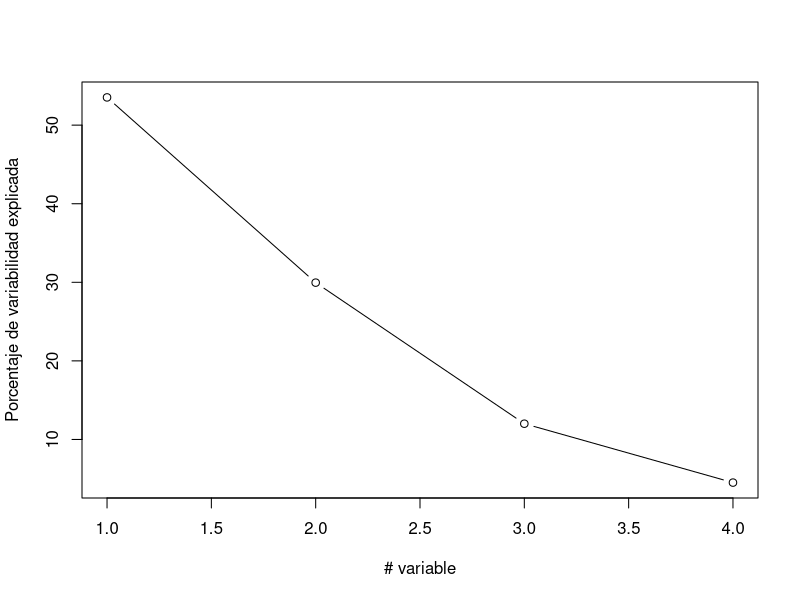
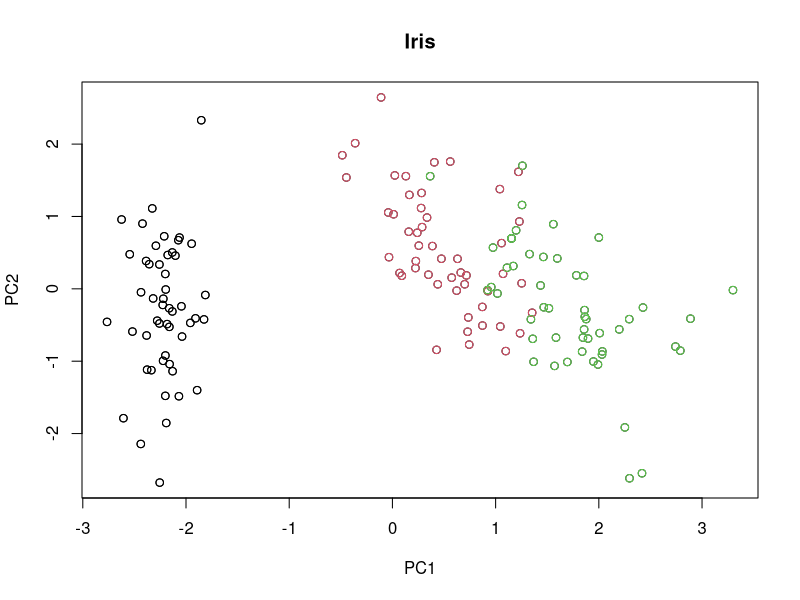
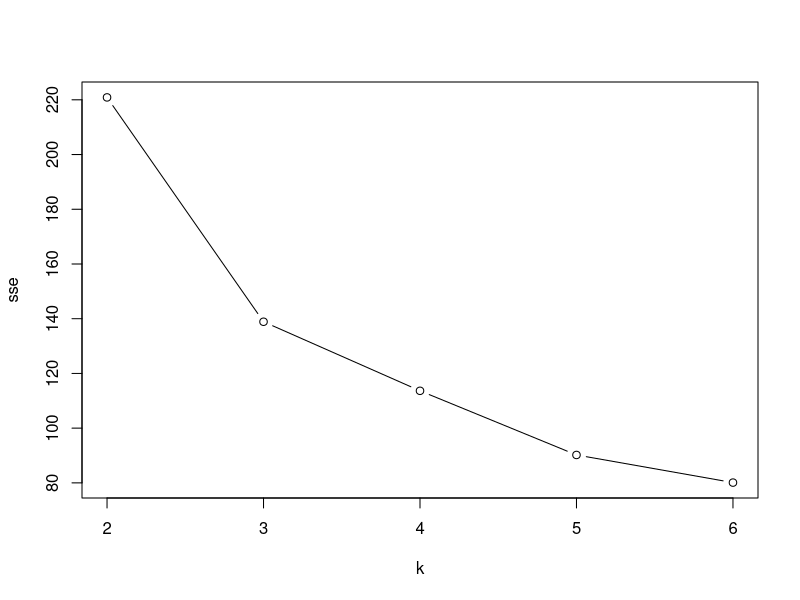
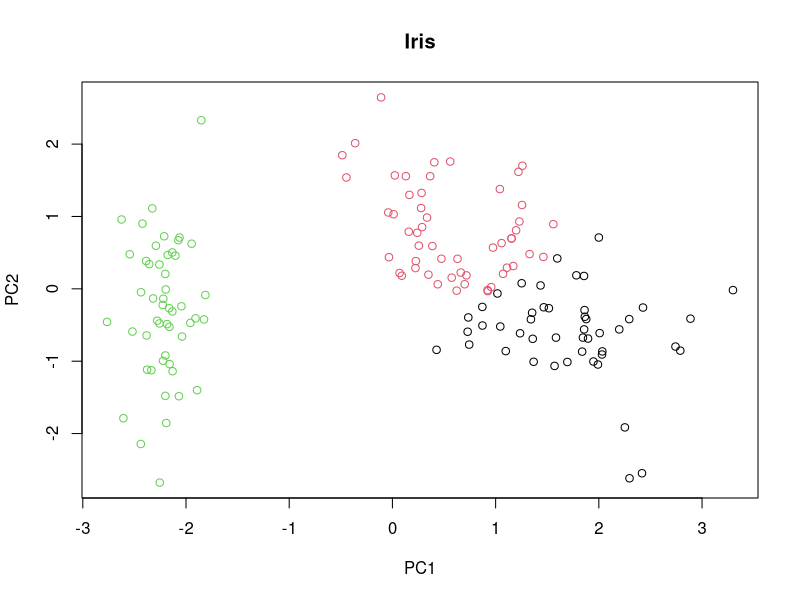
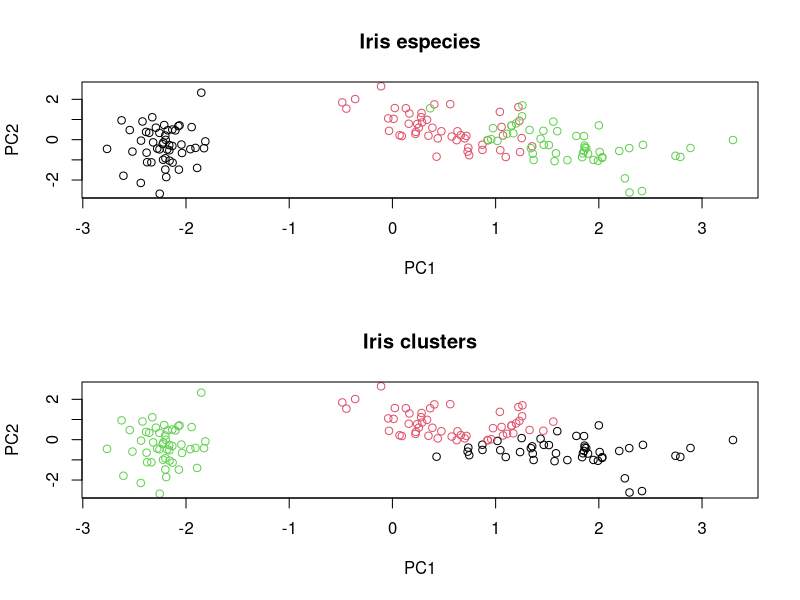
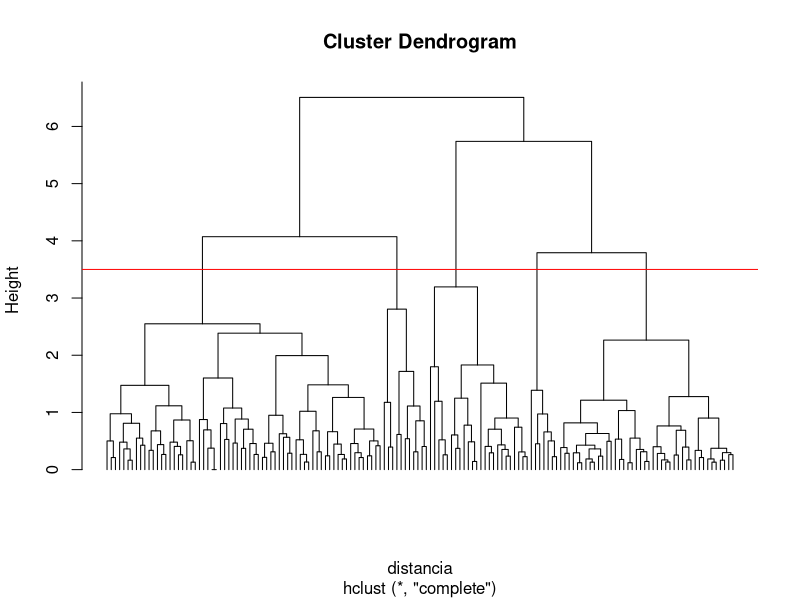
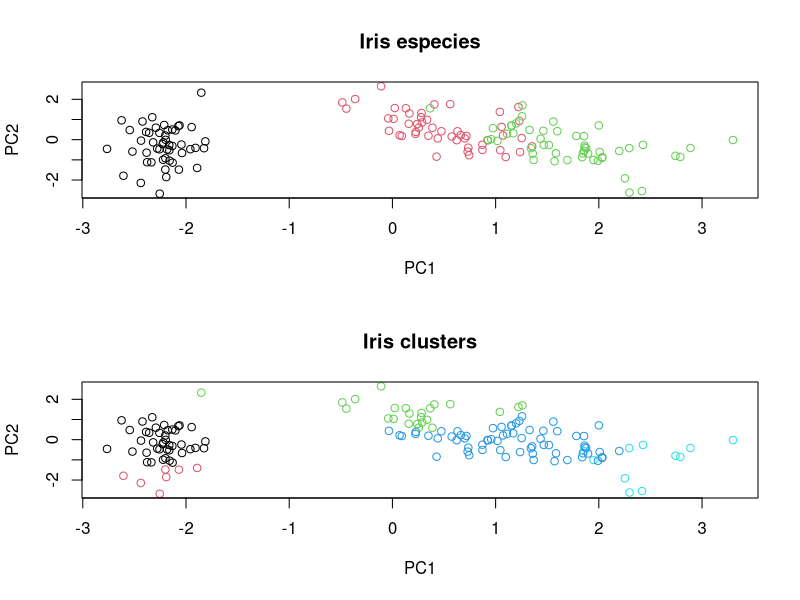
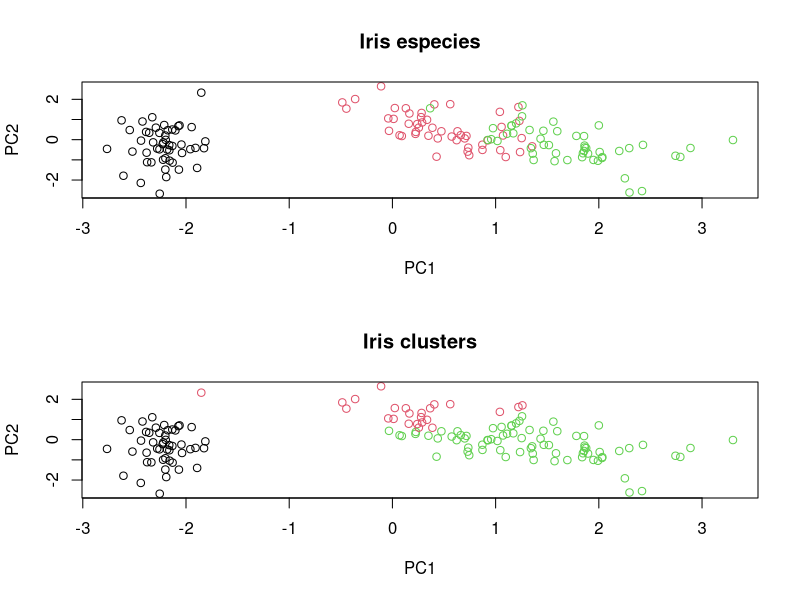

The R script that drew these images, in order:
#################################################################
#              Curso de análisis de datos con R
#          Machine learning: aprendizaje no supervisado
#                    Ejercicios resueltos
#################################################################
#Observamos el dataset
View(iris)
head(iris)
ncol(iris) #Cuantas columnas
nrow(iris) #Cuantas filas

#Guardamos la especie y nos quedamos solo con las variables numericas
especies <- iris$Species
iris_datos <- iris[, -5]

#Hacemos PCA
iris.pca <- prcomp(iris_datos, center = T, scale. = T)
plot(iris.pca$sdev/sum(iris.pca$sdev)*100, xlab = "# variable", ylab = "Porcentaje de variabilidad explicada", type="b")

#Usamos dos variables
plot(iris.pca$x[, 1:2], main = "Iris") #Pareciera haber solo dos grupos
points(iris.pca$x[, 1:2], col = especies) #Pintamos por especie y se ven los tres grupos, pero hay dos que se mezclan un poco.

#Hacemos kmeans pero primero reescalamos
iris_escalado <- as.data.frame(scale(iris_datos, center = T, scale = T))
library(cluster)
set.seed(1234567)
sse <- c()
clusters <- kmeans(iris_escalado, centers = 2)
sse      <- c(sse, sum(clusters$withinss))
clusters <- kmeans(iris_escalado, centers = 3)
sse      <- c(sse, sum(clusters$withinss))
clusters <- kmeans(iris_escalado, centers = 4)
sse      <- c(sse, sum(clusters$withinss))
clusters <- kmeans(iris_escalado, centers = 5)
sse      <- c(sse, sum(clusters$withinss))
clusters <- kmeans(iris_escalado, centers = 6)
sse      <- c(sse, sum(clusters$withinss))
plot(2:6, sse, type = "b", xlab = "k") #Criterio del codo
#Nos quedamos con 3 grupos
clusters <- kmeans(iris_escalado, centers = 3)

#Graficamos
plot(iris.pca$x[, 1:2], main = "Iris", col = clusters$cluster) 

#Se los ve bastante bien, comparemos contra las especies
layout(matrix(1:2, nrow = 2))
plot(iris.pca$x[, 1:2], main = "Iris especies", col = especies) 
plot(iris.pca$x[, 1:2], main = "Iris clusters", col = clusters$cluster) 
layout(1)

#Los puntos centrales se clasifican facil, los que estan en las fronteras de los grupos o medio perdidos, no. 
#Kmeans solo puede encontrar grupos compactos

#Veamos clustering jerarquico
distancia    <- dist(iris_escalado, method = "euclidean")
dendrograma  <- hclust(distancia, method = "complete")
plot(dendrograma, labels = F, hang = -1)

#Cortamos en 3.5 a ojimetro
abline(h = 3.5, col = "red")
clusters <- cutree(dendrograma, h = 3.5)
table(clusters)

#Encontramos 5 clusters, comparemos nuevamente contra las especies
layout(matrix(1:2, nrow = 2))
plot(iris.pca$x[, 1:2], main = "Iris especies", col = especies) 
plot(iris.pca$x[, 1:2], main = "Iris clusters", col = clusters) 
layout(1)

#Los divide mucho, probemos cortar mas arriba
clusters <- cutree(dendrograma, h = 5)
table(clusters)
layout(matrix(1:2, nrow = 2))
plot(iris.pca$x[, 1:2], main = "Iris especies", col = especies) 
plot(iris.pca$x[, 1:2], main = "Iris clusters", col = clusters) 
layout(1)

#Un poco mejor que ntes pero definitivamente para este tipo de clusters funciona mejor kmeans, encuentra objetos mas compactos

###################################################
#Observamos el dataset
mamiferos <- read.csv("mamiferos.csv")
View(mamiferos)
head(mamiferos)
ncol(mamiferos) #Cuantas columnas
nrow(mamiferos) #Cuantas filas

#Guardamos el nombre del animal y nos quedamos solo con las variables numericas
animales <- mamiferos$name
animales_datos <- mamiferos[, -1]

#Hacemos PCA
animales.pca <- prcomp(animales_datos, center = T, scale. = T)
plot(animales.pca$sdev/sum(animales.pca$sdev)*100, xlab = "# variable", ylab = "Porcentaje de variabilidad explicada", type="b")

#Usamos dos variables aunque convendria mas 3, pero dificil entender algo en 3
plot(animales.pca$x[, 1:2], main = "Mamiferos") #Pareciera haber solo dos grupos
text(animales.pca$x[, 1:2], animales, cex=0.65, pos=3,col="red") 

#Hacemos kmeans pero primero reescalamos
animales_escalado <- as.data.frame(scale(animales_datos, center = T, scale = T))
library(cluster)
set.seed(1234567)
sse <- c()
clusters <- kmeans(animales_escalado, centers = 2)
sse      <- c(sse, sum(clusters$withinss))
clusters <- kmeans(animales_escalado, centers = 3)
sse      <- c(sse, sum(clusters$withinss))
clusters <- kmeans(animales_escalado, centers = 4)
sse      <- c(sse, sum(clusters$withinss))
clusters <- kmeans(animales_escalado, centers = 5)
sse      <- c(sse, sum(clusters$withinss))
clusters <- kmeans(animales_escalado, centers = 6)
sse      <- c(sse, sum(clusters$withinss))
plot(2:6, sse, type = "b", xlab = "k") #Criterio del codo
#Nos quedamos con 4 grupos
clusters <- kmeans(animales_escalado, centers = 4)

#Graficamos
plot(animales.pca$x[, 1:2], main = "Mamiferos", col = clusters$cluster) 
text(animales.pca$x[, 1:2], animales, cex=0.65, pos=3,col="red") 

#No tenemos en este caso un estandar contra el qué comparar, como en el caso de las especies en iris.
#Tenemos que compararlo contra nuestro conocimiento previo. No parecen estar agrupadas de forma muy razonable.
#Por ejemplo, gato y perro estan en clusters distintos, y rata esta en el mismo cluster que ballena

#Veamos clustering jerarquico
distancia    <- dist(animales_escalado, method = "euclidean")
dendrograma  <- hclust(distancia, method = "complete")
plot(dendrograma, labels = animales, hang = -1)

#Cortamos en 2.6 a ojimetro
abline(h = 2.6, col = "red")
clusters <- cutree(dendrograma, h = 2.6)
table(clusters)

#Encontramos 5 clusters, veamos que contienen y si les podemos dar una interpretacion biologica
#Graficamos
plot(animales.pca$x[, 1:2], main = "Mamiferos", col = clusters) 
text(animales.pca$x[, 1:2], animales, cex=0.65, pos=3, col = clusters) 

#Pareciera haber estructura dentro del cluster mas grande, veamos si lo podemos separar
animales_datos_1 <- animales_escalado[clusters == 1, ]
animales_1       <- animales[clusters == 1]
distancia    <- dist(animales_datos_1, method = "euclidean")
dendrograma  <- hclust(distancia, method = "complete")
plot(dendrograma, labels = animales_1, hang = -1)

#Cortamos en 1
abline(h = 1, col = "red")
clusters_1 <- cutree(dendrograma, h = 1)
table(clusters_1)
#Vemos que hay
animales_1[clusters_1 == 3] #Parecen animales resistentes tipo camelidos
animales_1[clusters_1 == 1] #Donkey, mule y horse van bien juntos, son todos parientes. Orangutan y monkey podrian haber quedado en otro grupo

#Un poco mejor que antes, definitivamente no son objetos tan compactos
